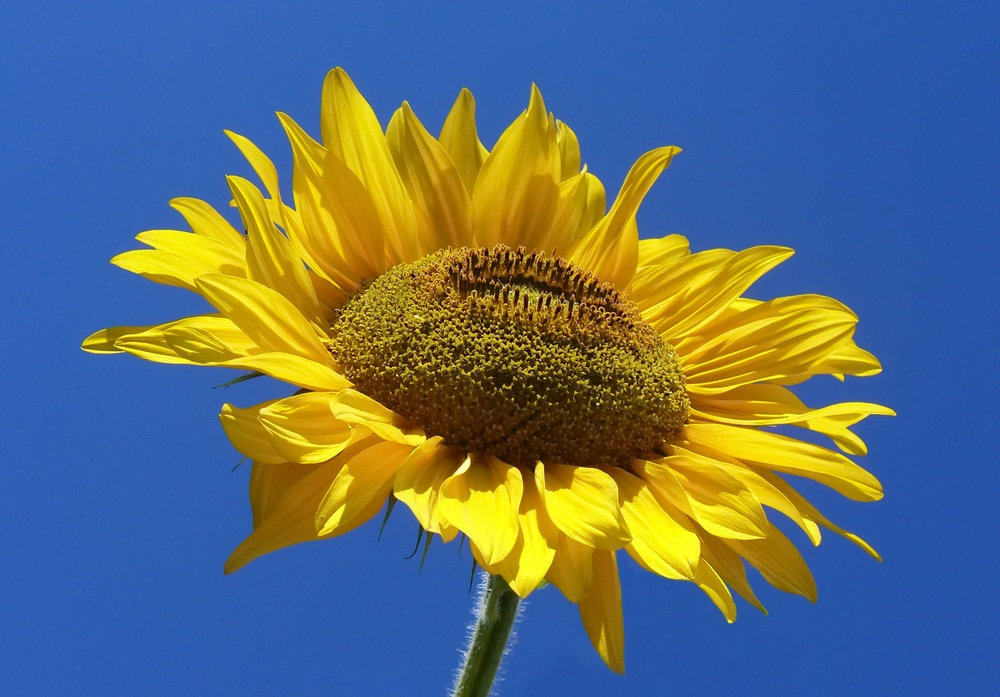
#> input picture Q2/image.jpg, 1000 x 697 px, shrunk from 2434 x 1697 before the run, found by its file name
$ jupyter execute Ex1.ipynb
#> lines starting #> are read from the running program, lines starting #| are printed output that depends on the picture
#> in main, image is the input picture: shape (697, 1000, 3); mean B, G, R 116.5, 110.1, 93.3
[cell 1]
import numpy as np
import cv2
from sklearn.cluster import KMeans
import matplotlib.pyplot as plt
from skimage.feature import local_binary_pattern
from skimage import io
import warnings
warnings.filterwarnings('ignore')

def compute_lbp(image, P=8, R=1, method='uniform'):
    """
    Compute Local Binary Pattern features for an image

    Parameters:
    -----------
    image : array_like
        Input image (grayscale)
    P : int
        Number of circularly symmetric neighbor points
    R : int
        Radius of circle
    method : str
        The method to determine the pattern ('uniform', 'default', 'ror', 'var')

    Returns:
    --------
    lbp : array_like
        LBP feature image
    """
#> called with P = 8, R = 1, method = 'uniform'
    if len(image.shape) == 3:
        image = cv2.cvtColor(image, cv2.COLOR_BGR2GRAY)
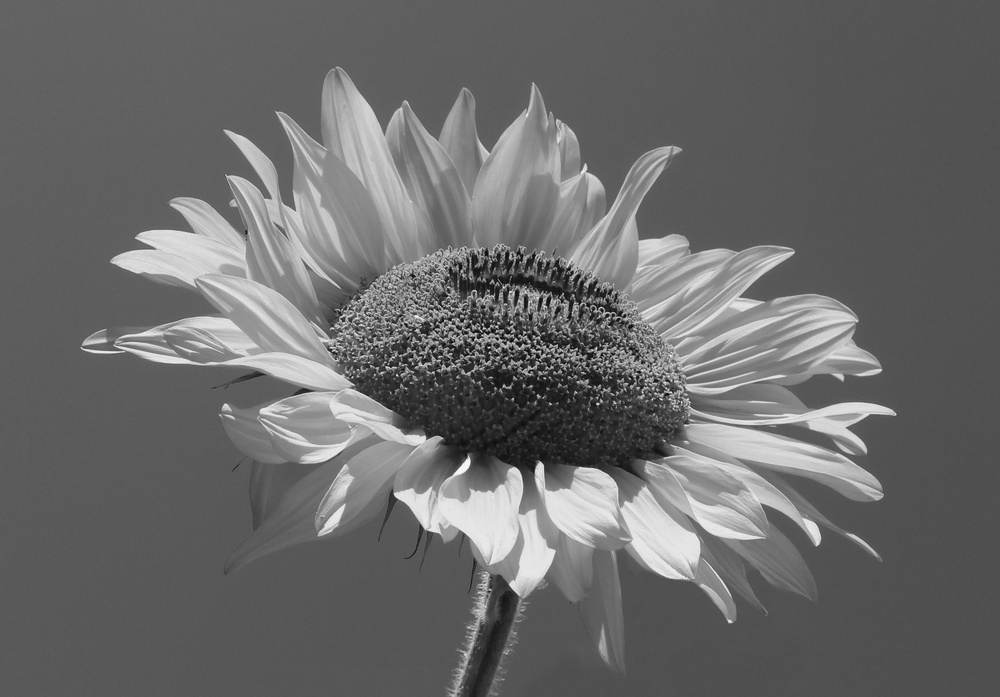
#> image: shape (697, 1000); min 7, max 249, mean 105.8

    lbp = local_binary_pattern(image, P, R, method)
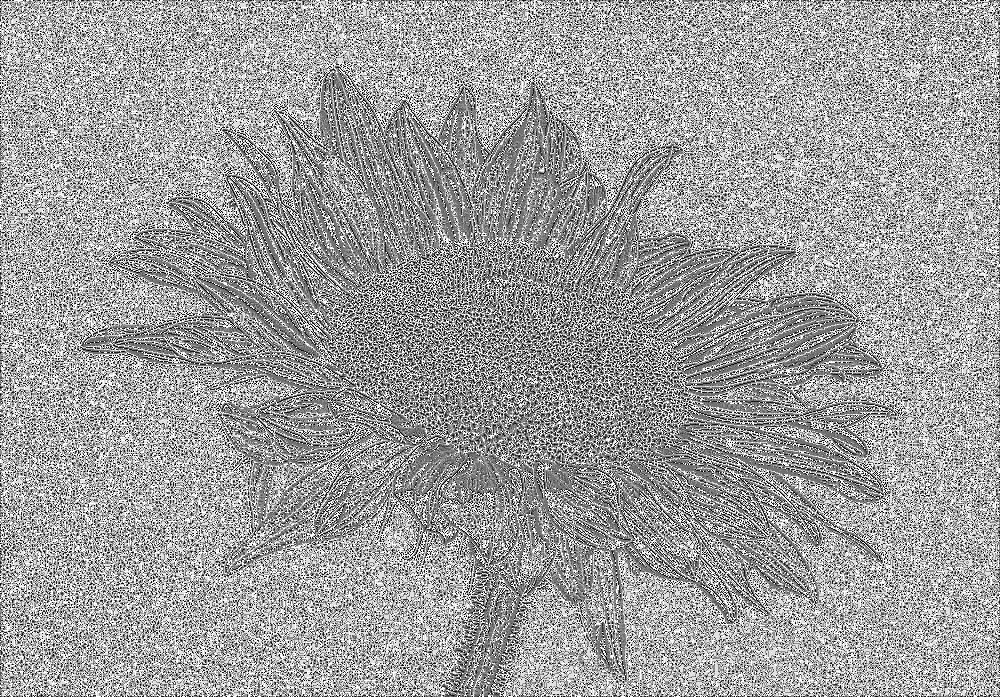
#> lbp: shape (697, 1000) float64; min 0, max 9, mean 5.58; drawn with min black and max white
    return lbp

def create_lbp_histogram(lbp_image, num_points=8):
    """
    Create histogram of LBP features
    """
    n_bins = num_points + 2
    hist, _ = np.histogram(lbp_image.ravel(), bins=n_bins, range=(0, n_bins))
    hist = hist.astype("float")
    hist /= (hist.sum() + 1e-7)
    return hist

def segment_texture(image, window_size=16, n_clusters=3):
    """
    Segment image based on texture using LBP features

    Parameters:
    -----------
    image : array_like
        Input image
    window_size : int
        Size of sliding window for local feature computation
    n_clusters : int
        Number of texture segments to create

    Returns:
    --------
    segments : array_like
        Segmented image where each pixel value represents its cluster
    """
#> called with window_size = 16, n_clusters = 3
    # Compute LBP for entire image
    lbp_image = compute_lbp(image)

    # Initialize feature array
    h, w = image.shape[:2]
#> h = 697; w = 1000
    features = []
    positions = []

    # Slide window over image
    for i in range(0, h-window_size, window_size//2):
        for j in range(0, w-window_size, window_size//2):
            # Extract window
            window = lbp_image[i:i+window_size, j:j+window_size]

            # Compute histogram for window
            hist = create_lbp_histogram(window)

            # Store features and positions
            features.append(hist)
            positions.append((i + window_size//2, j + window_size//2))

    # Cluster the features
    kmeans = KMeans(n_clusters=n_clusters, random_state=42)
    clusters = kmeans.fit_predict(features)

    # Create segmentation map
    segments = np.zeros((h, w), dtype=np.uint8)
    for pos, cluster in zip(positions, clusters):
        i, j = pos
        segments[i-window_size//4:i+window_size//4,
                j-window_size//4:j+window_size//4] = cluster * 85
#> this loop made 10578 passes
#> pos on passes 1 to 3: (8, 8), (8, 16), (8, 24)
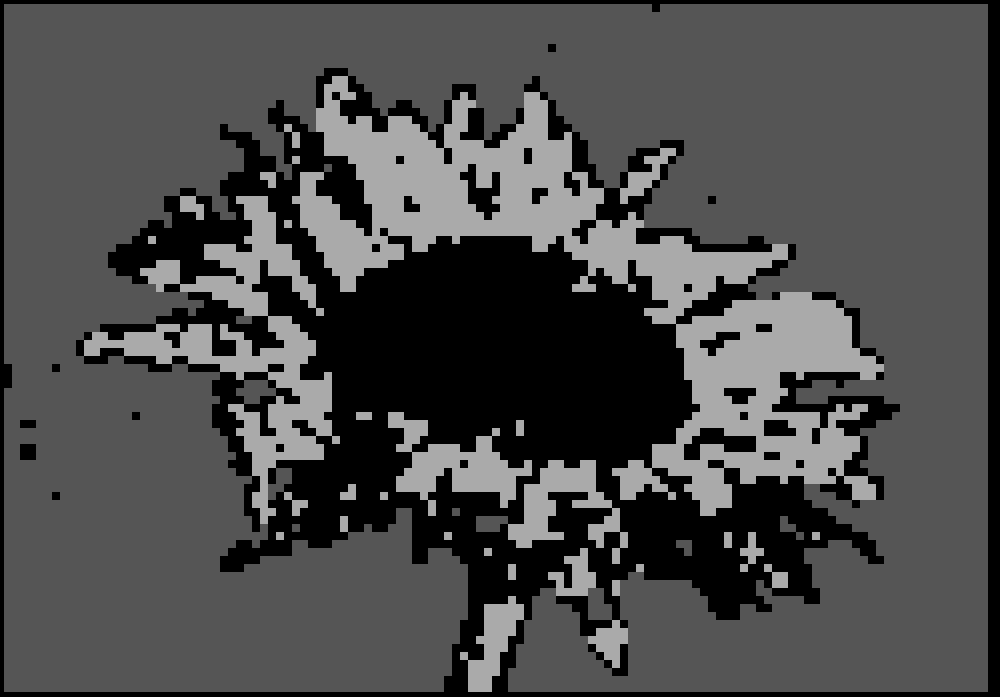
#> segments: shape (697, 1000); min 0, max 170, mean 74.7

    return segments

def plot_results(original, lbp, segments):
    """
    Plot original image, LBP features, and segmentation results
    """
    plt.figure(figsize=(15, 5))

    plt.subplot(131)
    plt.imshow(cv2.cvtColor(original, cv2.COLOR_BGR2RGB))
    plt.title('Original Image')
    plt.axis('off')

    plt.subplot(132)
    plt.imshow(lbp, cmap='gray')
    plt.title('LBP Features')
    plt.axis('off')

    plt.subplot(133)
    plt.imshow(segments, cmap='viridis')
    plt.title('Segmented Image')
    plt.axis('off')

    plt.tight_layout()
    plt.show()
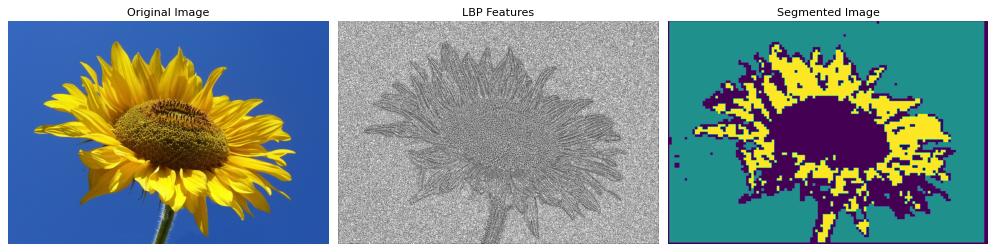
#> figure drawn by matplotlib, 3 panels

# Example usage
def main():
    # Load image
    image = cv2.imread('..\Q2\image.jpg')
    if image is None:
        raise ValueError("Could not load image")

    # Compute LBP features
    lbp = compute_lbp(image)

    # Perform segmentation
    segments = segment_texture(image)

    # Display results
    plot_results(image, lbp, segments)

# Run the example if in a notebook
if __name__ == '__main__':
    main()

$ run again, with Q2/car.png saved as Q2/image.jpg
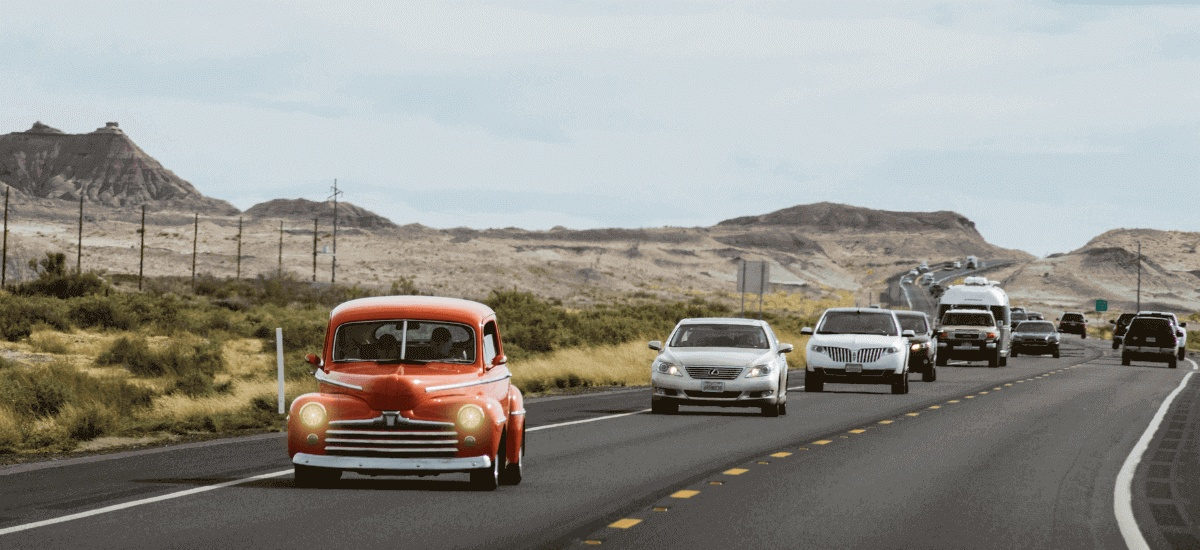
#> input picture Q2/car.png, 1200 x 550 px, found by its file name
#> in main, image is the input picture: shape (550, 1200, 3); mean B, G, R 140.5, 146.2, 147.5
#> image: shape (550, 1200)
#> in compute_lbp, `lbp = local_binary_pattern(image, P, R, method)`:
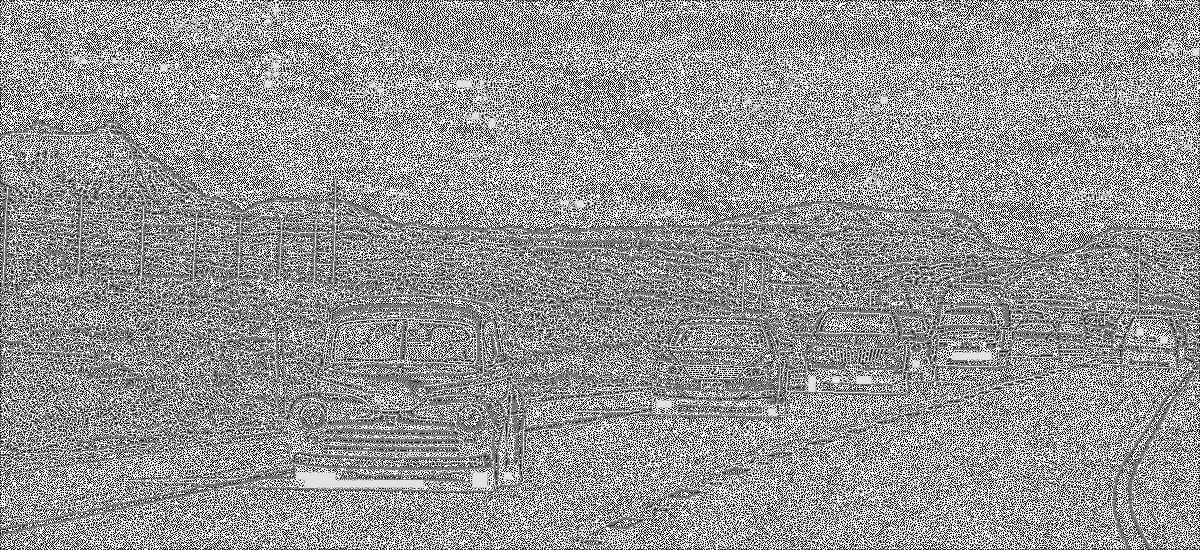
#> lbp: shape (550, 1200) float64; min 0, max 9, mean 5.28; drawn with min black and max white
#> the loop in segment_texture, `for pos, cluster in zip(positions, clusters):` made 9916 passes
#> (pos, cluster) on passes 1 to 3: ((8, 8), 1), ((8, 16), 1), ((8, 24), 1)
#> in plot_results, `plt.show()`:
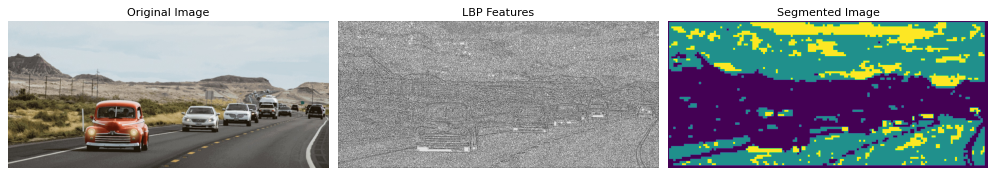
#> figure drawn by matplotlib, 3 panels
